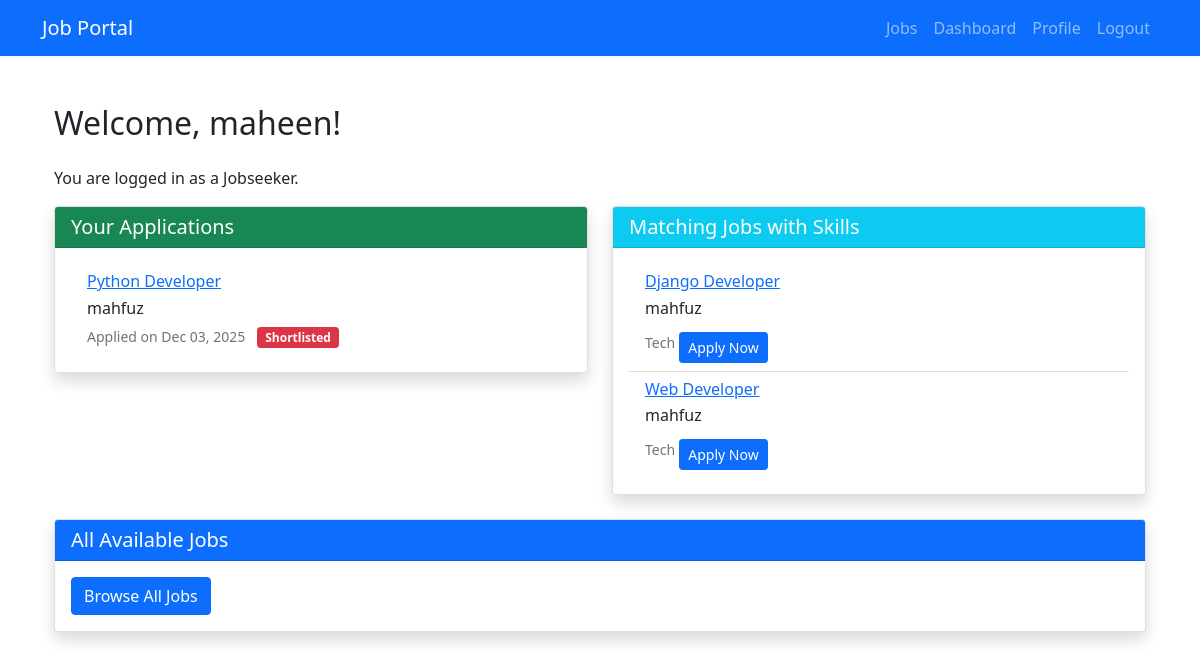
The app's page /dashboard/ (signed in), older data.
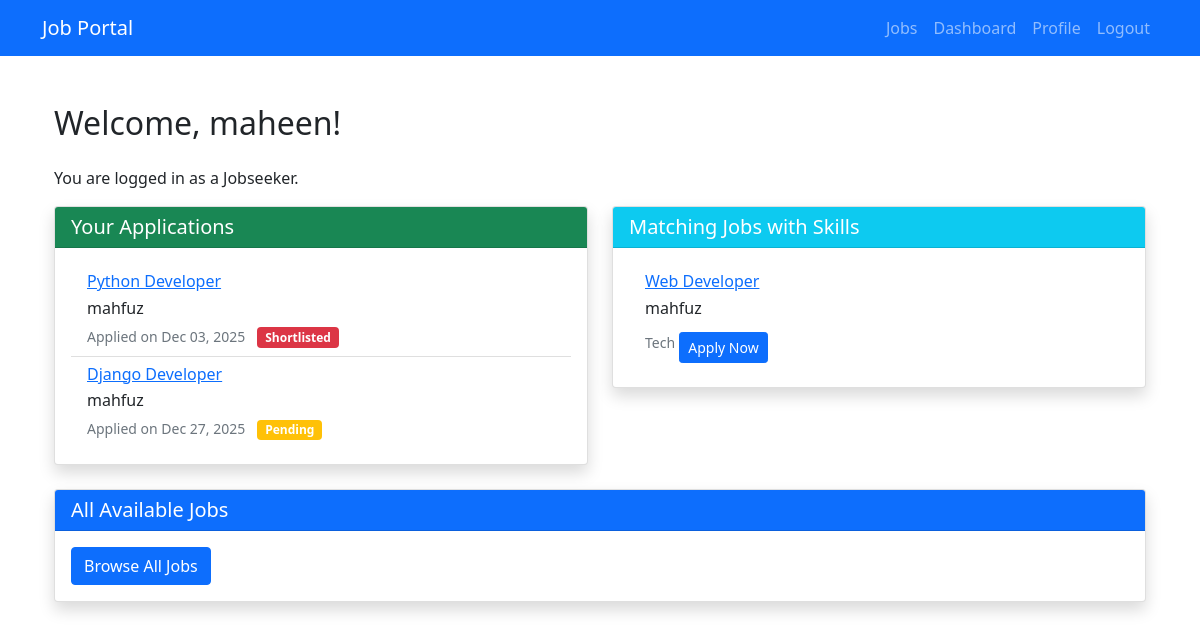
The same page, newer data.
### portal/models.py (models this page shows, shortened)
class Application(models.Model):
    STATUS_CHOICES = [
        ("pending", "Pending"),
        ("shortlisted", "Shortlisted"),
        ("selected", "Selected"),
        ("rejected", "Rejected"),
    ]
    jobseeker = models.ForeignKey(
        User, on_delete=models.CASCADE, related_name="applications"
    )
    job = models.ForeignKey(Job, on_delete=models.CASCADE, related_name="applications")
    applied_at = models.DateTimeField(auto_now_add=True)
    status = models.CharField(
        max_length=20, choices=STATUS_CHOICES, default="pending"
    )
    skills = models.TextField(blank=True, null=True)  # Jobseeker's skills
    resume = models.FileField(upload_to="application_resumes/", blank=True, null=True)  # Jobseeker's resume
    cover_letter = models.TextField(blank=True, null=True)  # Optional cover letter
    class Meta:
        unique_together = ("jobseeker", "job")

class Job(models.Model):
    CATEGORY_CHOICES = [
        ("tech", "Technology"),
        ("finance", "Finance"),
        ("healthcare", "Healthcare"),
        ("education", "Education"),
        ("other", "Other"),
    ]
    title = models.CharField(max_length=200)
    recruiter = models.ForeignKey(User, on_delete=models.CASCADE, related_name="jobs")
    number_of_openings = models.PositiveIntegerField()
    category = models.CharField(max_length=20, choices=CATEGORY_CHOICES)
    description = models.TextField()
    skills_required = models.TextField()  # Comma-separated skills
    created_at = models.DateTimeField(auto_now_add=True)

### portal/views.py (the view)
# urls.py: path('dashboard/', views.dashboard, name='dashboard'),
@login_required
def dashboard(request):
    profile, created = UserProfile.objects.get_or_create(user=request.user)
    if profile.user_type == 'recruiter':
        jobs = Job.objects.filter(recruiter=request.user).annotate(applied_count=Count("applications"))
        return render(request, 'portal/recruiter_dashboard.html', {'jobs': jobs})
    else:
        applications = Application.objects.filter(jobseeker=request.user)
        user_skills = profile.skills.lower().split(',') if profile.skills else []
        query = Q()
        for skill in user_skills:
            query |= Q(skills_required__icontains=skill.strip())
        matched_jobs = Job.objects.filter(query).exclude(
            id__in=applications.values_list('job_id', flat=True)
        )[:10]  # Limit to 10, exclude already applied jobs
        return render(request, 'portal/jobseeker_dashboard.html', {
            'applications': applications,
            'matched_jobs': matched_jobs
        })

### portal/templates/portal/jobseeker_dashboard.html (shortened to what this page needs)
{% extends 'portal/base.html' %}
{% block content %}
<div class="container mt-5">
    <div class="row">
        <div class="col-12">
            <h2 class="mb-4">Welcome, {{ user.username }}!</h2>
            <p>You are logged in as a Jobseeker.</p>
        </div>
    </div>
    <div class="row">
        <div class="col-md-6">
            <div class="card shadow mb-4">
                <div class="card-header bg-success text-white">
                    <h5 class="card-title mb-0">Your Applications</h5>
                </div>
                <div class="card-body">
                    {% if applications %}
                        <div class="list-group list-group-flush">
                            {% for application in applications %}
                                <div class="list-group-item">
                                    <h6 class="mb-1"><a href="{% url 'portal:job_details' application.job.id %}">{{ application.job.title }}</a></h6>
                                    <p class="mb-1">{{ application.job.recruiter.username }}</p>
                                    <small class="text-muted">Applied on {{ application.applied_at|date:"M d, Y" }}</small>
                                    <span class="badge bg-{% if application.status == 'pending' %}warning{% elif application.status == 'accepted' %}success{% else %}danger{% endif %} ms-2">{{ application.status|title }}</span>
                                </div>
                            {% endfor %}
                        </div>
                    {% else %}
                        <p class="text-muted">You haven't applied to any jobs yet.</p>
                    {% endif %}
                </div>
            </div>
        </div>
        <div class="col-md-6">
            <div class="card shadow mb-4">
                <div class="card-header bg-info text-white">
                    <h5 class="card-title mb-0">Matching Jobs with Skills</h5>
                </div>
                <div class="card-body">
                    {% if matched_jobs %}
                        <div class="list-group list-group-flush">
                            {% for job in matched_jobs %}
                                <div class="list-group-item">
                                    <h6 class="mb-1"><a href="{% url 'portal:job_details' job.id %}">{{ job.title }}</a></h6>
                                    <p class="mb-1">{{ job.recruiter.username }}</p>
                                    <small class="text-muted">{{ job.category|title }}</small>
                                    <a href="{% url 'portal:apply_job' job.id %}" class="btn btn-sm btn-primary mt-2">Apply Now</a>
                                </div>
                            {% endfor %}
                        </div>
                    {% else %}
                        <p class="text-muted">No recommended jobs available. Update your skills in your profile.</p>
                    {% endif %}
                </div>
            </div>
        </div>
    </div>
    <div class="row">
        <div class="col-12">
            <div class="card shadow">
                <div class="card-header bg-primary text-white">
                    <h5 class="card-title mb-0">All Available Jobs</h5>
                </div>
                <div class="card-body">
                    <a href="{% url 'portal:job_list' %}" class="btn btn-primary">Browse All Jobs</a>
                </div>
            </div>
        </div>
    </div>
</div>
{% endblock %}

Row changes from the older to the newer data that the page shows:
no longer on this page (row unchanged): Job: title "Django Developer", recruiter.username "mahfuz", category "Tech"
added Application: job "Django Developer", job.recruiter.username "mahfuz", applied_at "Dec 27, 2025", status "Pending"
